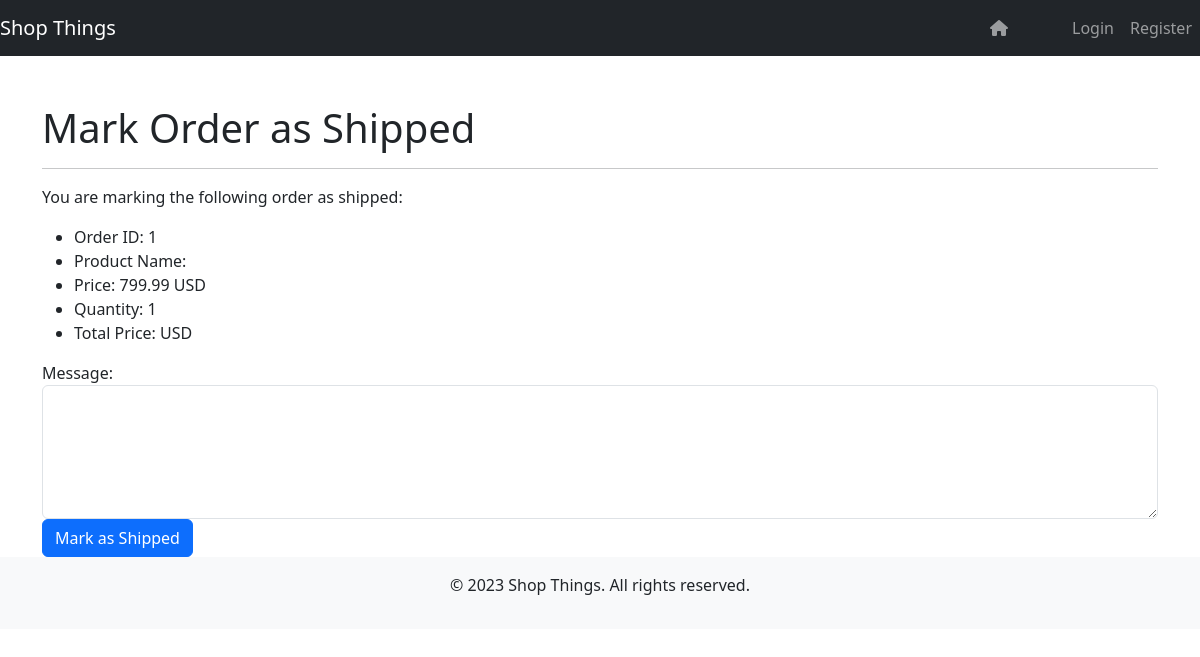
/vendors/orders/1/shipped, run on the app's committed database.
### models.py (models this page shows, shortened)
class Order(db.Model):
  __tablename__ = 'orders'
  id = db.Column(db.Integer, primary_key=True)
  user_id = db.Column(db.Integer, db.ForeignKey('users.id'), nullable=False)
  vendor_id = db.Column(db.Integer, db.ForeignKey('vendors.id'), nullable=False)
  product_id = db.Column(db.Integer, db.ForeignKey('products.id'), nullable=False)
  quantity = db.Column(db.Integer, nullable=False)
  price = db.Column(db.Float, nullable=False)
  created_at = db.Column(db.DateTime, nullable=False, default=datetime.utcnow)
  shipped_at = db.Column(db.DateTime)
  received_at = db.Column(db.DateTime)
  message = db.Column(db.Text)
  user = db.relationship('User', backref='orders')
  vendor = db.relationship('Vendor', backref='orders')

### app.py (the view, shortened to what this page needs)
@app.route('/vendors/orders/<int:order_id>/shipped', methods=['POST','GET'])
def mark_order_as_shipped(order_id):
    order = Order.query.get(order_id)
    return render_template('mark.html', order=order)

### templates/mark.html
{% extends 'base.html' %}
{% block content %}
<div class="container mt-5">
  <h1>Mark Order as Shipped</h1>
  <hr>
  <p>You are marking the following order as shipped:</p>
  <ul>
    <li>Order ID: {{ order.id }}</li>
    <li>Product Name: {{ order.product_name }}</li>
    <li>Price: {{ order.price }} USD</li>
    <li>Quantity: {{ order.quantity }}</li>
    <li>Total Price: {{ order.total_price }} USD</li>
  </ul>
  <form method="post">
    <div class="form-group">
      <label for="message">Message:</label>
      <textarea name="message" id="message" class="form-control" rows="5" required></textarea>
    </div>
    <button type="submit" class="btn btn-primary">Mark as Shipped</button>
  </form>
</div>
{% endblock %}

### data on the page
Order: id "1", price "799.99", quantity "1"
